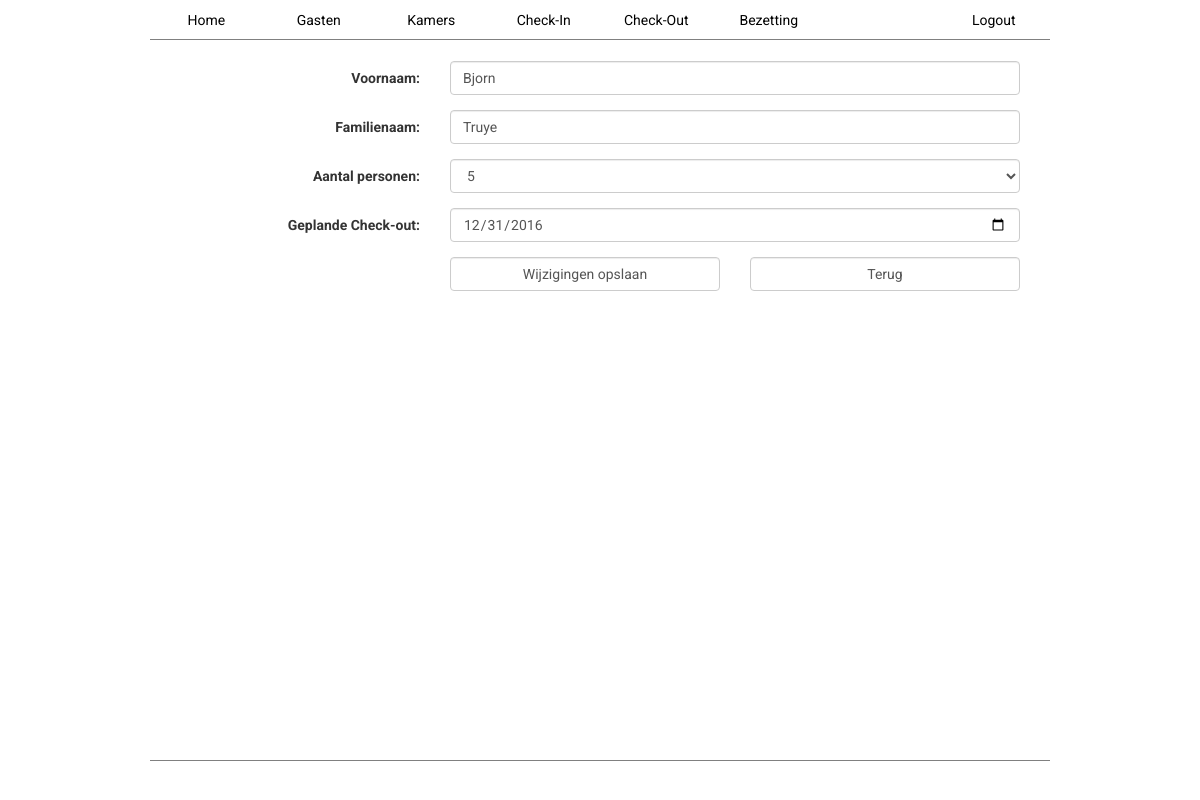
/guest_edit.php?edit_id=3, run on the app's committed database.
### tables this page shows
CREATE TABLE IF NOT EXISTS `gasten` (
  `gasten_id` int(11) NOT NULL,
  `voornaam` varchar(255) NOT NULL,
  `familienaam` varchar(255) NOT NULL,
  `aantal` int(11) NOT NULL,
  `checkin` datetime NOT NULL,
  `checkout` datetime NOT NULL,
  `checkedOutAt` datetime DEFAULT NULL
);

### www/includes/functies/guests.php (called while the page is built, shortened)
<?php
 function getGuestById($id){
 	try {
 		require "includes/connectie.php";
 		$sql = "SELECT * FROM gasten WHERE gasten_id = $id";
 		$stmt = $db->prepare($sql);
 		$stmt -> execute();
 		$result = $stmt->fetch();
 		return $result;
 	} catch (PDOExeption $e) {
 		echo $e;
 	}
 }
 ?>

### www/guest_edit.php (the view, shortened to what this page needs)
<?php
require "includes/functies/guests.php";
if(isset($_GET["edit_id"])){
	$id = $_GET["edit_id"];
	$gast = getGuestById($id);
	$gast_vn = $gast["voornaam"];
	$gast_fn = $gast["familienaam"];
	$gast_aantal = $gast["aantal"];
	$gast_gc = $gast["checkout"];
	$gast_gc =  date("Y-m-d", strtotime($gast["checkout"]));
}else{
	header("location: guests.php");
}
 ?>
 <div class="content">
	<form action="<?php $_SERVER["PHP_SELF"] ?>" method="POST" class="form-horizontal checkIn">
		<div class="form-group">
			<label for="vnaam" class="control-label col-sm-4">Voornaam: </label>
			<div class="col-sm-8">
				<input type="text" name="vnaam" class="form-control" value="<?php echo $gast_vn ?>">
			</div>
		</div>
		<div class="form-group">
			<label for="fnaam" class="control-label col-sm-4">Familienaam: </label>
			<div class="col-sm-8">
				<input type="text" name="fnaam" class="form-control" value="<?php echo $gast_fn ?>">
			</div>
		</div>
		<div class="form-group">
			<label for="personen" class="control-label col-sm-4">Aantal personen: </label>
			<div class="col-sm-8">
				<select name="personen" id="personen" class="form-control">
					<?php
					$i=1;
					do{
						if($i == $gast_aantal){
							echo "<option value".$i." selected>".$i."</option>"	;
						}else{
							echo "<option value".$i.">".$i."</option>"	;
						}
						$i++;
					}while($i<=8);
					 ?>
				</select>
			</div>
		</div>
		<div class="form-group">
			<label for="gc" class="control-label col-sm-4">Geplande Check-out: </label>
			<div class="col-sm-8">
				<input type="date" name="gc" class="form-control" value="<?php echo $gast_gc ?>">
			</div>
		</div>
		<div class="form-group">
			<div class="col-sm-offset-4 col-sm-4">
				<input type="submit" name="submit" class="form-control" value="Wijzigingen opslaan">
			</div>
			<div class="col-sm-4">
				<a href="guests.php" class="form-control">Terug</a>
			</div>
		</div>
	</form>
</div>

### www/css/base.css (style rules this page uses)
body,div,html { font-family: sans-serif; font-family: 'Roboto', sans-serif; margin: 0; padding: 0; overflow: auto; max-width: 100%; overflow-x: hidden; }
.content { margin-top: 3px; margin-bottom: 3px; margin-left: 12.5%; margin-right: 12.5%; width: 75%; text-align: center; height: 90vh; }
.checkIn { margin-top: 2%; }

### www/css/rooms.css (style rules this page uses)
.numberOnly, select { padding: 0; margin: 0; width: 100%; height: 100%; }
.adminoptions>i:hover, { background-color: #EA6A2A ; }

### data on the page
gasten: vnaam "Bjorn", fnaam "Truye", personen "5", gc "12/31/2016"

### other printed values
$titel "Home"
$titel "Gasten"
$titel "Kamers"
$titel "Check-In"
$titel "Check-Out"
$titel "Bezetting"
$titel "Logout"
